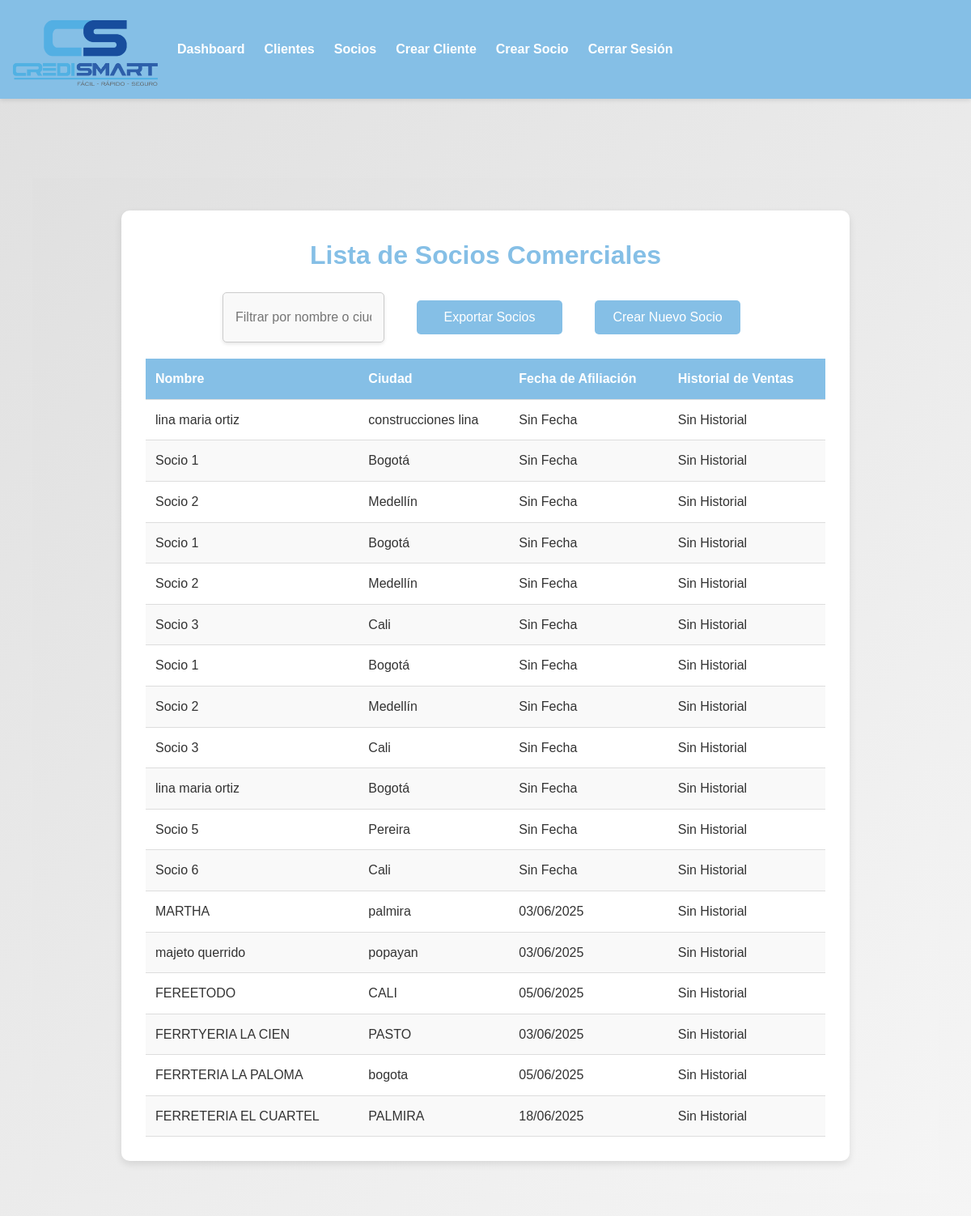
The app's page /partners/ (signed in), older data.
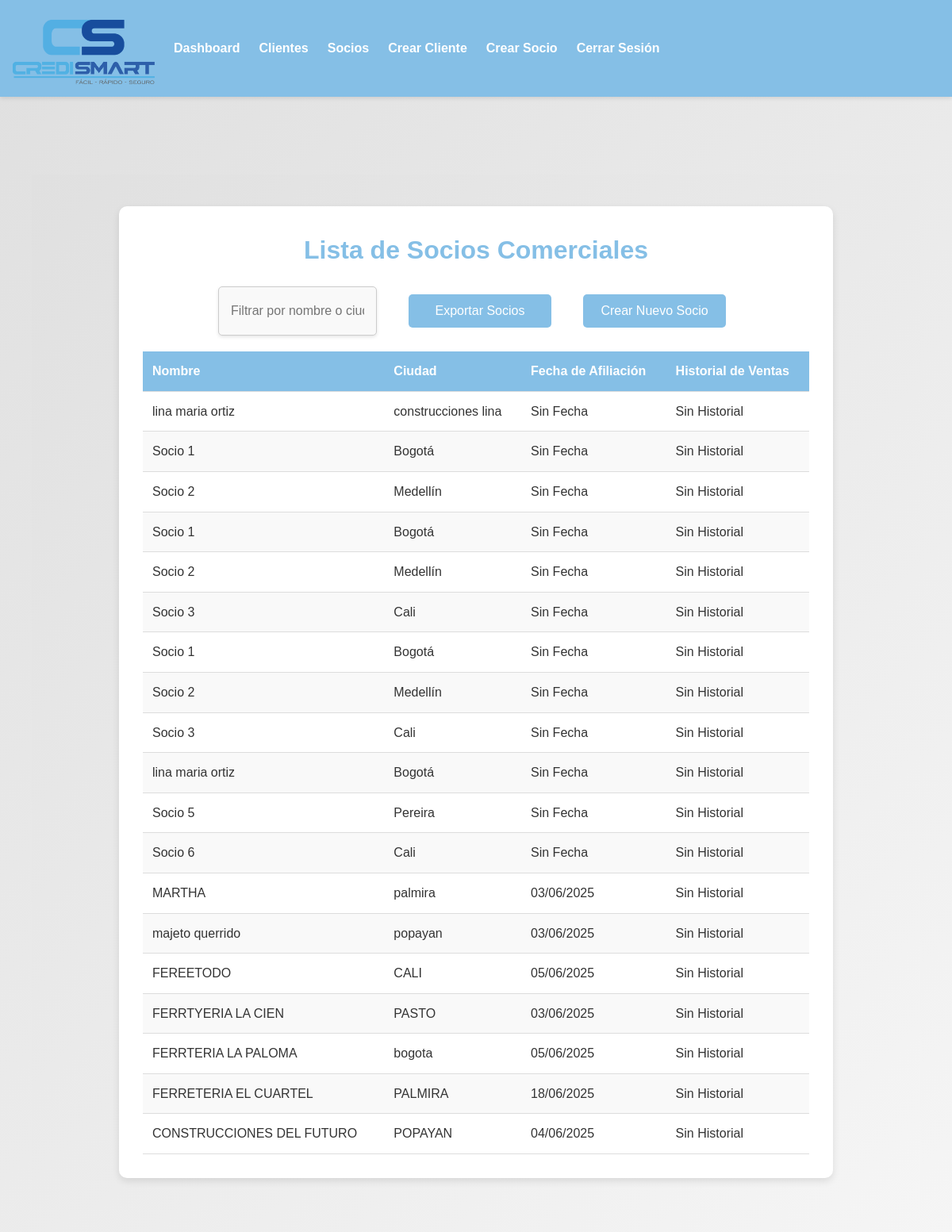
The same page, newer data.
### businessapp/models.py (models this page shows, shortened)
class BusinessPartner(models.Model):
    name = models.CharField(max_length=100)
    city = models.CharField(max_length=100)
    affiliation_date = models.DateField(null=True, blank=True)
    sales_history = models.DecimalField(max_digits=10, decimal_places=2, default=0.00, null=True, blank=True)

### businessapp/views.py (the view)
# urls.py: path('partners/', views.partner_list, name='partner_list'),
@login_required
def partner_list(request):
    partners = BusinessPartner.objects.all()
    return render(request, 'businessapp/partner_list.html', {'partners': partners})

### businessapp/templates/businessapp/partner_list.html (shortened to what this page needs)
{% extends 'businessapp/base.html' %}
{% load static %}
{% block content %}
    <div class="partner-list-container">
        <div class="card">
            <h2>Lista de Socios Comerciales</h2>
            <div class="button-group">
                <input type="text" id="filterInput" placeholder="Filtrar por nombre o ciudad" onkeyup="filterPartners()">
                <button class="submit-button" onclick="window.location.href='{% url 'export_partners' %}'">Exportar Socios</button>
                <button class="submit-button" onclick="window.location.href='{% url 'create_partner' %}'">Crear Nuevo Socio</button>
            </div>
            <table id="partnerTable">
                <thead>
                    <tr>
                        <th>Nombre</th>
                        <th>Ciudad</th>
                        <th>Fecha de Afiliación</th>
                        <th>Historial de Ventas</th>
                    </tr>
                </thead>
                <tbody>
                    {% for partner in partners %}
                        <tr>
                            <td>{{ partner.name }}</td>
                            <td>{{ partner.city|default:'Sin Ciudad' }}</td>
                            <td>{{ partner.affiliation_date|date:"d/m/Y"|default:'Sin Fecha' }}</td>
                            <td>{{ partner.sales_history|default:'Sin Historial' }}</td>
                        </tr>
                    {% empty %}
                        <tr>
                            <td colspan="4">No hay socios registrados.</td>
                        </tr>
                    {% endfor %}
                </tbody>
            </table>
        </div>
    </div>
{% endblock %}

Row changes from the older to the newer data that the page shows:
added BusinessPartner: name "CONSTRUCCIONES DEL FUTURO", city "POPAYAN", affiliation_date "04/06/2025", sales_history "Sin Historial"
